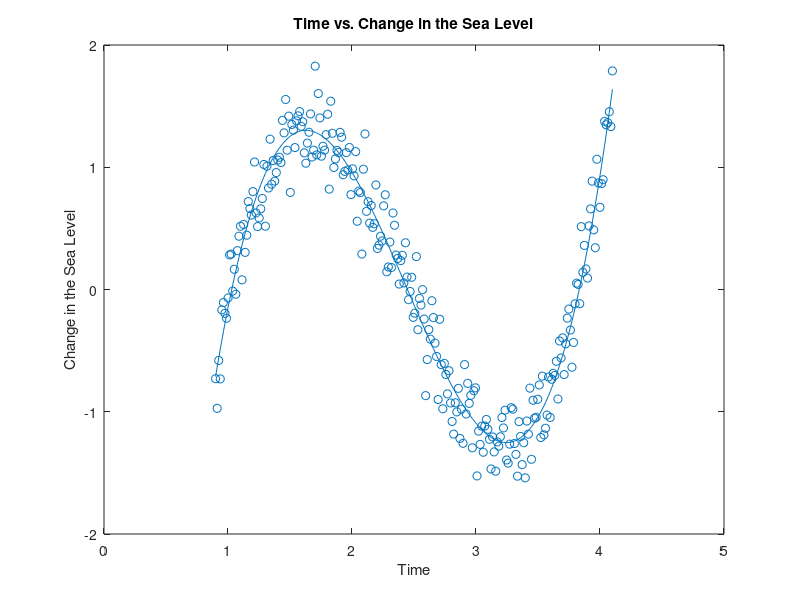

Write the MATLAB code that produced this figure.
function TEAM34PS05Q2
% This function loads the daaset that represents what a tidal gauge
% measures on a windy day and draws a scatter plot of the data with the
% least-squares fit overlaid on top of the data

load ('noisier_tide')
figure
hold on
box on
xlabel ('Time')
ylabel('Change in the Sea Level')
title('Time vs. Change in the Sea Level')
scatter(x,y)             % Generate a scatter plot of the data points
[nr,nc] = size(x);
[a,ConNum] = polylsq(x,y,nr,3);
PredY = zeros(nr,1);
Reala = [-11 55/3 -17/2 7/6];
for k = 1:1:nr
PredY(k) = a(1)+a(2)*x(k)+a(3)*x(k)^2+a(4)*x(k)^3;
end
plot(x,PredY)            % Plot the least squares fit

% Create a vector that stores the absolute error for each of the polynomial
% fit coefficients with respect to the given coefficients
AbsError = zeros(length(a),1);
for j = 1:length(a)
    AbsError(j) = abs(a(j)-Reala(j));
end

end

function [a,ConNum] = polylsq(x,y,n,m)
% This function polylsq computes the m-th order polynomial least squares
% model of a set of data points (xi,yi) where i = 1,2,...n.
% x, and y store the data point
% n is the number of data points in that set
% m represents m-th order polynomial least squares model
% output a is a vector stores the coefficients aj where j = 0,...m
% output ConNum is the condition number of Gram's matrix
bigX = ones (n,m+1);
for k = 2:m+1
    for j = 1:n
        bigX (j,k) = x(j)^(k-1); % Create the X matrix
    end
end
LHS = transpose(bigX) * bigX;
RHS = transpose(bigX) * y;
a = LHS \ RHS;                 % Use the backslash command to find vector a 
ConNum = norm (LHS, Inf);      % Condition Number of Gram's matrix

end

